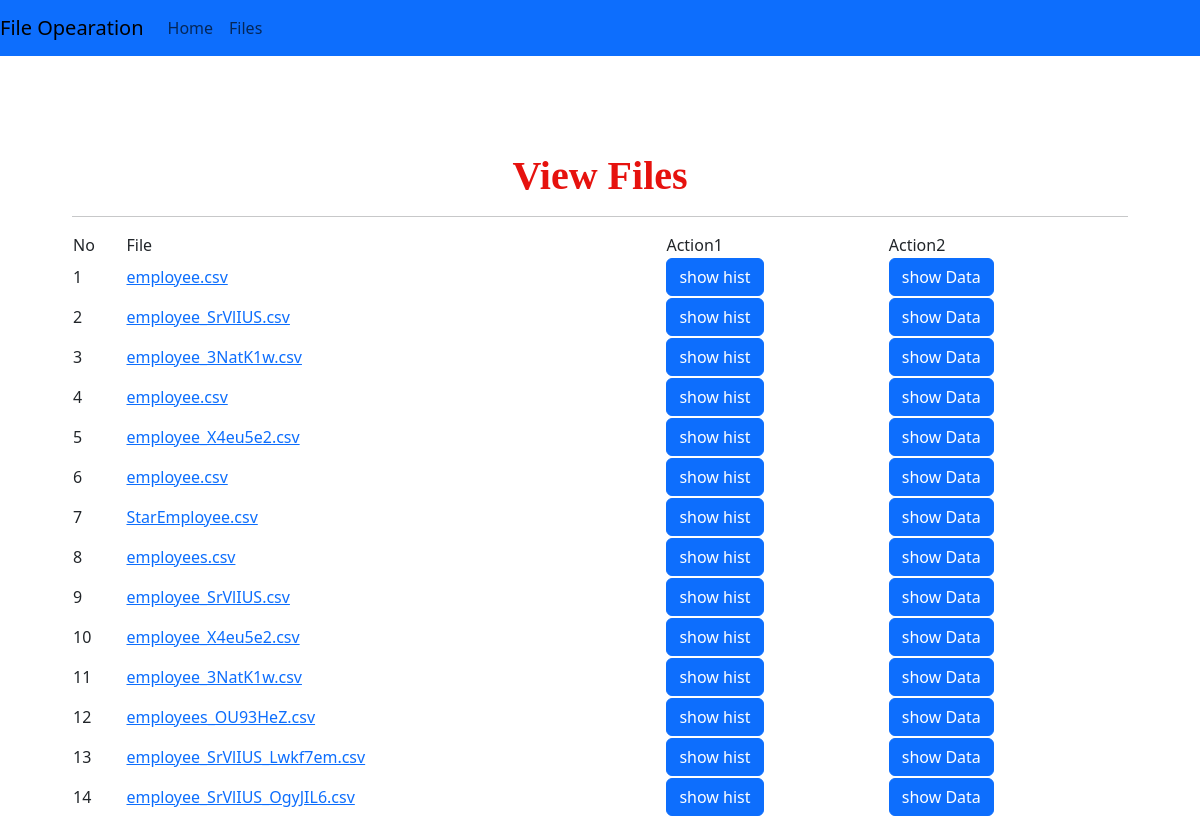
/fileupload/view, run on the app's committed database.
### fopearation/models.py (models this page shows)
class FileOperation(models.Model):
    name=models.CharField(max_length=255)
    csv_file = models.FileField(null=True)

### fopearation/views.py (the view)
# urls.py: path('view',views.view_details)
def view_details(request):
    filedata = FileOperation.objects.all()
    return  render(request,"view.html",{'filedata':filedata})

### fopearation/templates/view.html (shortened to what this page needs)
<html>
  {% extends 'base.html'%}
  {% block content %}
<div class="container-fluid" style="width:90%;margin-top:8%">
    <div class="container-fluid">
        <h1 align="center" style="font-weight:bold;font-family : 'Monotype Corsiva' ; color : #E6120E ;margin-top:4%">View Files</h1>
         </div>
         <hr>
                <table id="example" class="display" style="width:100%">
                  <thead>
                    <tr>
                      <td>No</td>
                      <td>File</td>
                      <td>Action1</td>
                      <td>Action2</td>
                  </tr>
              </thead>
              <tbody>
                {% for i in filedata %}
                <tr>
                  <td>{{forloop.counter}}</td>
                  <td><a href="{{i.csv_file.url}}">{{i.csv_file}}
                  </a><input type="hidden" name="csvf" id="csvf" value="{{i.csv_file}}"></td>
                    <td>
                        <a href="{% url 'displayhist' i.id %}" > <button class="btn btn-primary" onclick="">show hist</button></td>
                          <td>
                            <a href="{% url 'display' i.id %}" > <button class="btn btn-primary" onclick="">show Data</button></td>
                        </tr>
              {% endfor %}
          </tbody>
      </table>
  </div>
  {%endblock%}

### fopearation/templates/base.html (shortened to what this page needs)
<!doctype html>
<html lang="en">
    <body>
    <link href="https://cdn.jsdelivr.net/npm/bootstrap@5.3.3/dist/css/bootstrap.min.css" rel="stylesheet">
<link rel='stylesheet' type='text/css' href="https://cdn.datatables.net/1.10.21/css/jquery.dataTables.min.css">
  <link rel='stylesheet' type='text/css' href="https://cdn.datatables.net/buttons/1.6.2/css/buttons.dataTables.min.css">
  <nav class="navbar navbar-expand-lg light-dark bg-primary">
    <a class="navbar-brand" href="#">File Opearation</a>
    <div class="collapse navbar-collapse" id="navbarNav">
      <ul class="navbar-nav">
        <li class="nav-item active">
          <a class="nav-link" href="/fileupload">Home</a>
        </li>
        <li class="nav-item">
          <a class="nav-link" href="/fileupload/view">Files</a>
        </li>
      </ul>
    </div>
  </nav>
{% block content %}
{%endblock%}
</body>
</html>

### data on the page
FileOperation: csv_file "employee.csv"
FileOperation: csv_file "employee_SrVlIUS.csv"
FileOperation: csv_file "employee_3NatK1w.csv"
FileOperation: csv_file "employee.csv"
FileOperation: csv_file "employee_X4eu5e2.csv"
FileOperation: csv_file "employee.csv"
FileOperation: csv_file "StarEmployee.csv"
FileOperation: csv_file "employees.csv"
FileOperation: csv_file "employee_SrVlIUS.csv"
FileOperation: csv_file "employee_X4eu5e2.csv"
FileOperation: csv_file "employee_3NatK1w.csv"
FileOperation: csv_file "employees_OU93HeZ.csv"
FileOperation: csv_file "employee_SrVlIUS_Lwkf7em.csv"
FileOperation: csv_file "employee_SrVlIUS_OgyJIL6.csv"
